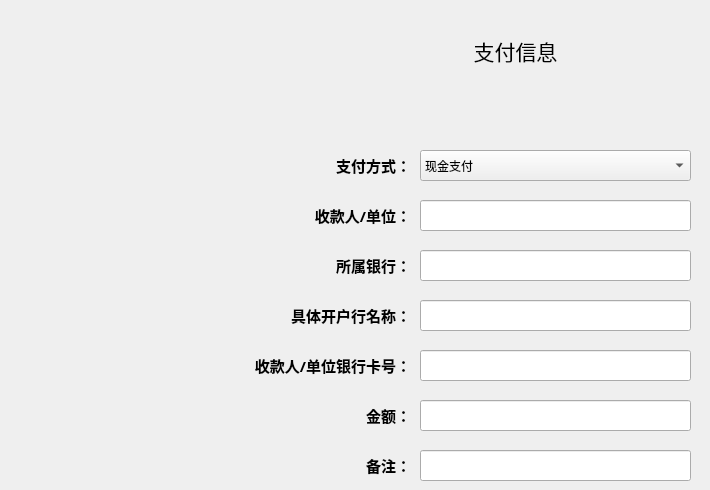
   <widget class="QWidget" name="payInfo">
    <widget class="QLabel" name="label_11">
     <property name="geometry">
      <rect>
       <x>320</x>
       <y>150</y>
       <width>91</width>
       <height>31</height>
      </rect>
     </property>
     <property name="font">
      <font>
       <family>Adobe 仿宋 Std R</family>
       <pointsize>11</pointsize>
       <weight>75</weight>
       <bold>true</bold>
      </font>
     </property>
     <property name="text">
      <string>支付方式：</string>
     </property>
     <property name="alignment">
      <set>Qt::AlignRight|Qt::AlignTrailing|Qt::AlignVCenter</set>
     </property>
    </widget>
    <widget class="QLabel" name="label_12">
     <property name="geometry">
      <rect>
       <x>300</x>
       <y>200</y>
       <width>111</width>
       <height>31</height>
      </rect>
     </property>
     <property name="font">
      <font>
       <family>Adobe 仿宋 Std R</family>
       <pointsize>11</pointsize>
       <weight>75</weight>
       <bold>true</bold>
      </font>
     </property>
     <property name="text">
      <string>收款人/单位：</string>
     </property>
     <property name="alignment">
      <set>Qt::AlignRight|Qt::AlignTrailing|Qt::AlignVCenter</set>
     </property>
    </widget>
    <widget class="QLineEdit" name="lineEdit_10">
     <property name="geometry">
      <rect>
       <x>420</x>
       <y>300</y>
       <width>271</width>
       <height>31</height>
      </rect>
     </property>
     <property name="text">
      <string/>
     </property>
    </widget>
    <widget class="QLineEdit" name="lineEdit_11">
     <property name="geometry">
      <rect>
       <x>420</x>
       <y>200</y>
       <width>271</width>
       <height>31</height>
      </rect>
     </property>
    </widget>
    <widget class="QLabel" name="label_13">
     <property name="geometry">
      <rect>
       <x>330</x>
       <y>250</y>
       <width>81</width>
       <height>31</height>
      </rect>
     </property>
     <property name="font">
      <font>
       <family>Adobe 仿宋 Std R</family>
       <pointsize>11</pointsize>
       <weight>75</weight>
       <bold>true</bold>
      </font>
     </property>
     <property name="text">
      <string>所属银行：</string>
     </property>
     <property name="alignment">
      <set>Qt::AlignRight|Qt::AlignTrailing|Qt::AlignVCenter</set>
     </property>
    </widget>
    <widget class="QLabel" name="label_14">
     <property name="geometry">
      <rect>
       <x>280</x>
       <y>300</y>
       <width>131</width>
       <height>31</height>
      </rect>
     </property>
     <property name="font">
      <font>
       <family>Adobe 仿宋 Std R</family>
       <pointsize>11</pointsize>
       <weight>75</weight>
       <bold>true</bold>
      </font>
     </property>
     <property name="text">
      <string>具体开户行名称：</string>
     </property>
     <property name="alignment">
      <set>Qt::AlignRight|Qt::AlignTrailing|Qt::AlignVCenter</set>
     </property>
    </widget>
    <widget class="QLineEdit" name="lineEdit_13">
     <property name="geometry">
      <rect>
       <x>420</x>
       <y>250</y>
       <width>271</width>
       <height>31</height>
      </rect>
     </property>
    </widget>
    <widget class="QLabel" name="expenseChoiceLabel_9">
     <property name="geometry">
      <rect>
       <x>330</x>
       <y>20</y>
       <width>371</width>
       <height>61</height>
      </rect>
     </property>
     <property name="font">
      <font>
       <family>Adobe 仿宋 Std R</family>
       <pointsize>16</pointsize>
      </font>
     </property>
     <property name="text">
      <string>支付信息</string>
     </property>
     <property name="alignment">
      <set>Qt::AlignCenter</set>
     </property>
    </widget>
    <widget class="QComboBox" name="comboBox_4">
     <property name="geometry">
      <rect>
       <x>420</x>
       <y>150</y>
       <width>271</width>
       <height>31</height>
      </rect>
     </property>
     <item>
      <property name="text">
       <string>现金支付</string>
      </property>
     </item>
     <item>
      <property name="text">
       <string>汇款</string>
      </property>
     </item>
     <item>
      <property name="text">
       <string>支票支付</string>
      </property>
     </item>
     <item>
      <property name="text">
       <string>委托付款</string>
      </property>
     </item>
     <item>
      <property name="text">
       <string>民口技术专户</string>
      </property>
     </item>
     <item>
      <property name="text">
       <string>内部转账</string>
      </property>
     </item>
    </widget>
    <widget class="QLineEdit" name="lineEdit_12">
     <property name="geometry">
      <rect>
       <x>420</x>
       <y>350</y>
       <width>271</width>
       <height>31</height>
      </rect>
     </property>
     <property name="text">
      <string/>
     </property>
    </widget>
    <widget class="QLabel" name="label_35">
     <property name="geometry">
      <rect>
       <x>240</x>
       <y>350</y>
       <width>171</width>
       <height>31</height>
      </rect>
     </property>
     <property name="font">
      <font>
       <family>Adobe 仿宋 Std R</family>
       <pointsize>11</pointsize>
       <weight>75</weight>
       <bold>true</bold>
      </font>
     </property>
     <property name="text">
      <string>收款人/单位银行卡号：</string>
     </property>
     <property name="alignment">
      <set>Qt::AlignRight|Qt::AlignTrailing|Qt::AlignVCenter</set>
     </property>
    </widget>
    <widget class="QLineEdit" name="lineEdit_32">
     <property name="geometry">
      <rect>
       <x>420</x>
       <y>400</y>
       <width>271</width>
       <height>31</height>
      </rect>
     </property>
     <property name="text">
      <string/>
     </property>
    </widget>
    <widget class="QLabel" name="label_36">
     <property name="geometry">
      <rect>
       <x>280</x>
       <y>400</y>
       <width>131</width>
       <height>31</height>
      </rect>
     </property>
     <property name="font">
      <font>
       <family>Adobe 仿宋 Std R</family>
       <pointsize>11</pointsize>
       <weight>75</weight>
       <bold>true</bold>
      </font>
     </property>
     <property name="text">
      <string>金额：</string>
     </property>
     <property name="alignment">
      <set>Qt::AlignRight|Qt::AlignTrailing|Qt::AlignVCenter</set>
     </property>
    </widget>
    <widget class="QLineEdit" name="lineEdit_33">
     <property name="geometry">
      <rect>
       <x>420</x>
       <y>450</y>
       <width>271</width>
       <height>31</height>
      </rect>
     </property>
     <property name="text">
      <string/>
     </property>
    </widget>
    <widget class="QLabel" name="label_37">
     <property name="geometry">
      <rect>
       <x>280</x>
       <y>450</y>
       <width>131</width>
       <height>31</height>
      </rect>
     </property>
     <property name="font">
      <font>
       <family>Adobe 仿宋 Std R</family>
       <pointsize>11</pointsize>
       <weight>75</weight>
       <bold>true</bold>
      </font>
     </property>
     <property name="text">
      <string>备注：</string>
     </property>
     <property name="alignment">
      <set>Qt::AlignRight|Qt::AlignTrailing|Qt::AlignVCenter</set>
     </property>
    </widget>
   </widget>
